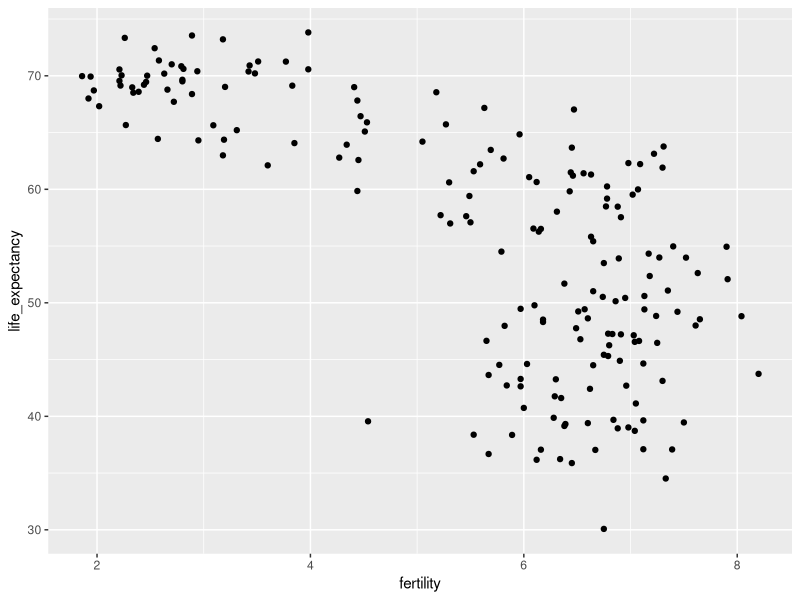

Source code (R):
#Data visualization

library(tidyverse)
library(dslabs)
data(gapminder)
gapminder %>% as_tibble()

#---------------------------------------------------------------
filter(gapminder, year == 1962) %>%
  ggplot(aes(fertility, life_expectancy)) +
  geom_point()
 
 
